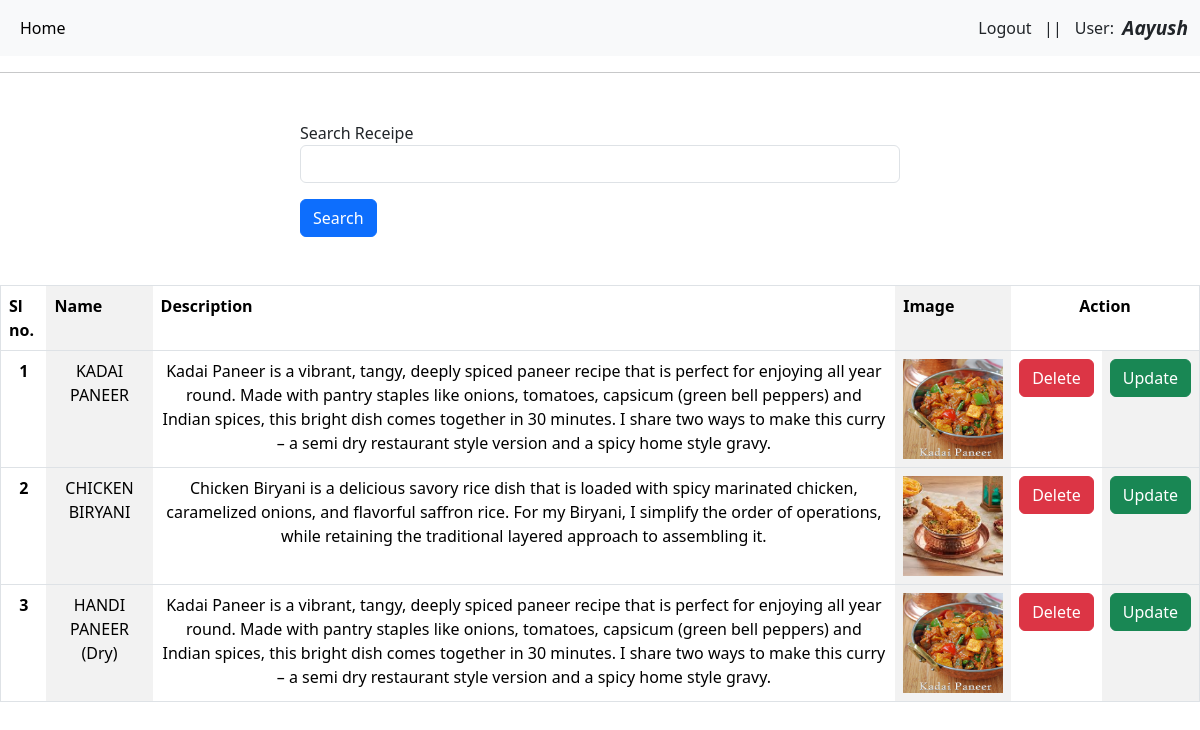
/details (signed in), run on the app's committed database.
### Vege_app/models.py (models this page shows, shortened)
class Receipe(models.Model):
    user = models.ForeignKey(User, on_delete= models.SET_NULL, null= True, blank= True)
    receipe_name = models.CharField(max_length=100)
    receipe_description = models.TextField()
    receipe_image = models.ImageField(upload_to="receipe")
    receipe_view_count = models.IntegerField(default=1)

### Vege_app/views.py (the view)
# urls.py: path('details', details, name="details"),
@login_required(login_url="/login")
def details(request):
    queryset = Receipe.objects.all()
    if request.GET.get('search'):
        queryset = queryset.filter(receipe_name__icontains = request.GET.get('search'))
    context = {'receipes': queryset }
    return render(request, 'receipe_detail.html', context)

### Vege_app/templates/receipe_detail.html
{% extends "base.html" %}
{% load static %}
{% block start %}
<table border="1" align="center" class="table table-striped-columns">
    <hr>
    <div class="mt-5">
        <div class="mx-auto col-6">
            <form >
                <div class="mb-3">
                    <label for="exampleInputEmail1" class="form-labe">Search Receipe</label>
                    <input type="text" name="search" class="form-control">
                </div>
                <button type="submit" class="btn btn-primary">Search</button>
            </form>
        </div>
    </div>
    <table border="1" align="center" class="table table-striped-columns mt-5">
    <tr>
        <td><b>Sl no.</b></td>
        <td><b>Name</b></td>
        <td><b>Description</b></td>
        <td><b>Image</b></td>
        <td colspan="2" align="center"><b>Action</b></td>
    </tr>
{% for i in receipes %}
<tr>
    <td align="center"><b>{{ forloop.counter }}</b></td>
    <td align="center">{{ i.receipe_name }}</td>
    <td align="center">{{ i.receipe_description }}</td>
    <td><img src="{{i.receipe_image}}" width="100" height="100" ></td>
    <td><a href="/delete-receipe/{{i.id}}/" class="btn btn-danger">Delete</a></td>
    <td><a href="/update-receipe/{{i.id}}/" class="btn btn-success">Update</a></td>
</tr>
{% endfor %}
</table>
</table>
{% endblock %}

### Vege_app/templates/base.html (shortened to what this page needs)
<!DOCTYPE html>
<html>
    <head>
        <link href="https://cdn.jsdelivr.net/npm/bootstrap@5.3.3/dist/css/bootstrap.min.css" rel="stylesheet">
    </head>
    <body>
        <nav class="navbar navbar-expand-lg bg-body-tertiary">
            <div class="container-fluid">
              <div class="collapse navbar-collapse" id="navbar-collapse-1">
                <ul class="navbar-nav">
                  <li class="nav-item">
                    <a class="nav-link active" aria-current="page" href="/">Home</a>
                  </li>
                </ul>
              </div>
                <form class="d-flex" method="POST" enctype="multipart/form-data">
                    {% if request.user.is_authenticated %}
                    <a href="/logout" class="btn btn-outline-error" type="submit">Logout    &nbsp;  ||   </a>
                </form>
                User: &nbsp; <big><b><i>{{request.user}}</i></b></big>
                {% else %}
                Please Login First
                {% endif %}
              </div>
            </nav>
        {% block start %}
        {% endblock %}
    </body>
</html>

### data on the page
Receipe: receipe_name "KADAI PANEER", receipe_description "Kadai Paneer is a vibrant, tangy, deeply spiced paneer recipe that is perfect for enjoying all year round. Made with pantry staples like onions, tomatoes, capsicum (green bell peppers) and Indian spices, this bright dish comes together in 30 minutes. I share two ways to make this curry – a semi dry restaurant style version and a spicy home style gravy.", receipe_image (picture)
Receipe: receipe_name "CHICKEN BIRYANI", receipe_description "Chicken Biryani is a delicious savory rice dish that is loaded with spicy marinated chicken, caramelized onions, and flavorful saffron rice. For my Biryani, I simplify the order of operations, while retaining the traditional layered approach to assembling it.", receipe_image (picture)
Receipe: receipe_name "HANDI PANEER (Dry)", receipe_description "Kadai Paneer is a vibrant, tangy, deeply spiced paneer recipe that is perfect for enjoying all year round. Made with pantry staples like onions, tomatoes, capsicum (green bell peppers) and Indian spices, this bright dish comes together in 30 minutes. I share two ways to make this curry – a semi dry restaurant style version and a spicy home style gravy.", receipe_image (picture)

### other printed values
{{ request.user }} "Aayush"
